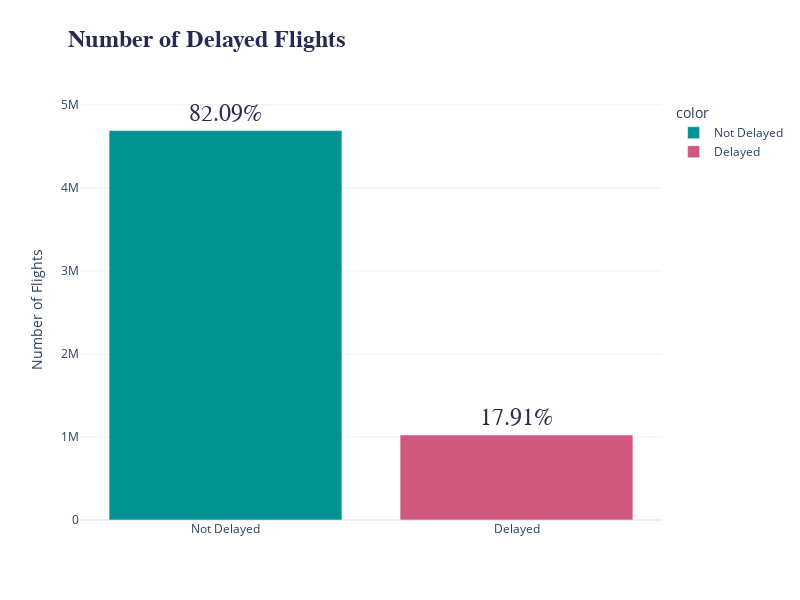

The code cell stored with this chart in its notebook:
### Code cell
fig = px.bar(
    df['Delayed'].value_counts(), 
    x=['Not Delayed', 'Delayed'], 
    y='Delayed',
    title='Number of Delayed Flights',
    labels={'Delayed': 'Number of Flights', 'x': ''},
    height=600,
    width=800,
    color=['Not Delayed', 'Delayed'],
    color_discrete_sequence=['rgb(0, 147, 146)', 'rgb(208, 88, 126)'],
    template='plotly_white'
)

# add percentage annotation
fig.add_annotation(
    x=0,
    y=df['Delayed'].value_counts()[0] + 200000,
    text=f"{df['Delayed'].value_counts()[0] / df.shape[0]:.2%}",
    showarrow=False,
    font=dict(
        family='Helvetica',
        size=24,
        color='#272b4f'
    ),
)

fig.add_annotation(
    x=1,
    y=df['Delayed'].value_counts()[1] + 200000,
    text=f"{df['Delayed'].value_counts()[1] / df.shape[0]:.2%}",
    showarrow=False,
    font=dict(
        family='Helvetica',
        size=24,
        color='#272b4f'
    ),
)

        

fig.update_layout(
    title=dict(
        text = '<b>Number of Delayed Flights</b>',
        x=0.085,
        y=0.95,
        font=dict(
            family='Helvetica',
            size=24,
            color='#272b4f'
        ),
    ),
)

fig.show()

### Figure 1 — Plotly figure (JSON) as saved in the notebook; plotly's stock layout.template omitted (floating-point values rounded to 4 significant figures)
{"data": [{"alignmentgroup": "True", "hovertemplate": "color=Not Delayed<br>=%{x}<br>Number of Flights=%{y}<extra></extra>", "legendgroup": "Not Delayed", "marker": {"color": "rgb(0, 147, 146)", "pattern": {"shape": ""}}, "name": "Not Delayed", "offsetgroup": "Not Delayed", "orientation": "v", "showlegend": true, "textposition": "auto", "type": "bar", "x": ["Not Delayed"], "xaxis": "x", "y": [4690510], "yaxis": "y"}, {"alignmentgroup": "True", "hovertemplate": "color=Delayed<br>=%{x}<br>Number of Flights=%{y}<extra></extra>", "legendgroup": "Delayed", "marker": {"color": "rgb(208, 88, 126)", "pattern": {"shape": ""}}, "name": "Delayed", "offsetgroup": "Delayed", "orientation": "v", "showlegend": true, "textposition": "auto", "type": "bar", "x": ["Delayed"], "xaxis": "x", "y": [1023498], "yaxis": "y"}], "layout": {"annotations": [{"font": {"color": "#272b4f", "family": "Helvetica", "size": 24}, "showarrow": false, "text": "82.09%", "x": 0, "y": 4890510}, {"font": {"color": "#272b4f", "family": "Helvetica", "size": 24}, "showarrow": false, "text": "17.91%", "x": 1, "y": 1223498}], "barmode": "relative", "height": 600, "legend": {"title": {"text": "color"}, "tracegroupgap": 0}, "title": {"font": {"color": "#272b4f", "family": "Helvetica", "size": 24}, "text": "<b>Number of Delayed Flights</b>", "x": 0.085, "y": 0.95}, "width": 800, "xaxis": {"anchor": "y", "domain": [0, 1], "title": {"text": ""}}, "yaxis": {"anchor": "x", "domain": [0, 1], "title": {"text": "Number of Flights"}}}}
